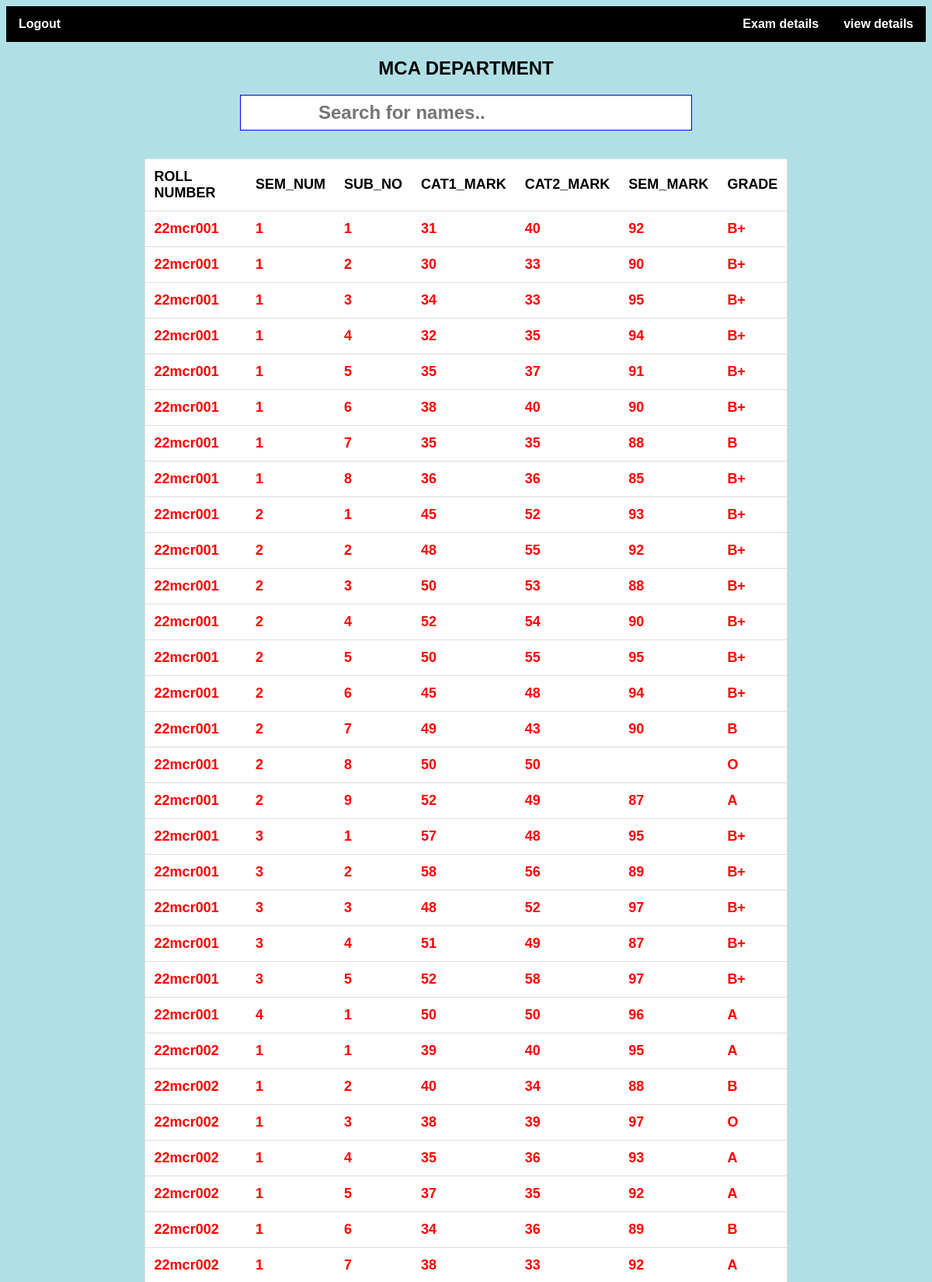
Screenshot of /exam1.php (upper part) with the database file from the repository.
### tables this page shows
CREATE TABLE `grades` (
  `roll_no` varchar(8) NOT NULL,
  `sem_no` int(11) NOT NULL,
  `sub_no` int(11) NOT NULL,
  `cat1_marks` int(11) DEFAULT NULL,
  `cat2_marks` int(11) DEFAULT NULL,
  `sem_marks` int(11) DEFAULT NULL,
  `total` int(11) DEFAULT NULL,
  `grade` varchar(2) DEFAULT NULL
);

### exam1.php (the view, shortened to what this page needs)
<?php
$conn = mysqli_connect("localhost", "root", "", "login");
$sql = " SELECT * FROM grades";
$result = mysqli_query($conn, $sql);
?>
<!DOCTYPE html>
<head>
    <link rel="stylesheet" href="admin_style.css">
</head>
<body>
<div class="navbar">
   <a onclick="sure()"><b>Logout</b></a>
   <div class="dropdown">
      <button class="dropbtn"><b>view details</b></button>
   </div>
  <div class="dropdown">
      <button class="dropbtn"><b>Exam details</b></button>
  </div>
</div>
<section>
        <h1>MCA DEPARTMENT</h1>
        <div class="search">
        <input type="text" id="myInput" onkeyup="myFunction()"
            placeholder="Search for names.." title="Type in a name">
        </div>
        <br></br>
        <table id="myTable">
            <tr>
                <th>ROLL NUMBER</th>
                <th>SEM_NUM</th>
                <th>SUB_NO</th>
                <th>CAT1_MARK</th>
                <th>CAT2_MARK</th>
                <th>SEM_MARK</th>
                <th>GRADE</th>
            </tr>
            <?php
                while($rows=$result->fetch_assoc())
                {
            ?>
            <tr>
                <td><?php echo $rows['roll_no'];?></td>
                <td><?php echo $rows['sem_no'];?></td>
                <td><?php echo $rows['sub_no'];?></td>
                <td><?php echo $rows['cat1_marks'];?></td>
                <td><?php echo $rows['cat2_marks'];?></td>
                <td><?php echo $rows['sem_marks'];?></td>
                <td><?php echo $rows['grade'];?></td>
            </tr>
            <?php
                }
            ?>
        </table>
    </section>
</body>
</html>

### admin_style.css (style rules this page uses)
.navbar { overflow: hidden; background-color: black; font-family: Arial; }
.navbar a { float: right; font-size: 16px; color: white; text-align: center; padding: 14px 16px; text-decoration: none; position: fixed; }
.dropdown { float: right; overflow: hidden; }
.dropdown .dropbtn { font-size: 16px; border: none; outline: none; color: white; padding: 14px 16px; background-color: black; font-family: inherit; margin: 0; }

### exam1.php (style rules this page uses)
h1 { text-align: center; }
body { background:Powderblue; font-family:sans-serif; }
#myInput { width: 100%; height: 20px; border: none; padding: 12px 20px 12px 40px; border: 1px solid blue; padding-left: 100px; padding-right: 80px; margin-bottom: 50px; margin-left: auto; display: block; margin: 0 auto; width:400px; font-size: 150%; font-weight:bold; color:red; }
#myTable { border-collapse: collapse; width: 70%; border: 1px solid #ddd; font-size: 18px; margin-left: auto; margin-right: auto; background-color:white; color:white; }
#myTable th { text-align: left; padding: 12px; color:black; }
#myTable td { text-align: left; padding: 12px; font-weight:bold; font-size:100%; color:red; }
#myTable tr { border-bottom: 1px solid #ddd; }

### rows the page displays
grades: roll_no "22mcr001", sem_no "1", sub_no "1", cat1_marks "31", cat2_marks "40", sem_marks "92", grade "B+"
grades: roll_no "22mcr001", sem_no "1", sub_no "2", cat1_marks "30", cat2_marks "33", sem_marks "90", grade "B+"
grades: roll_no "22mcr001", sem_no "1", sub_no "3", cat1_marks "34", cat2_marks "33", sem_marks "95", grade "B+"
grades: roll_no "22mcr001", sem_no "1", sub_no "4", cat1_marks "32", cat2_marks "35", sem_marks "94", grade "B+"
grades: roll_no "22mcr001", sem_no "1", sub_no "5", cat1_marks "35", cat2_marks "37", sem_marks "91", grade "B+"
grades: roll_no "22mcr001", sem_no "1", sub_no "6", cat1_marks "38", cat2_marks "40", sem_marks "90", grade "B+"
grades: roll_no "22mcr001", sem_no "1", sub_no "7", cat1_marks "35", cat2_marks "35", sem_marks "88", grade "B"
grades: roll_no "22mcr001", sem_no "1", sub_no "8", cat1_marks "36", cat2_marks "36", sem_marks "85", grade "B+"
grades: roll_no "22mcr001", sem_no "2", sub_no "1", cat1_marks "45", cat2_marks "52", sem_marks "93", grade "B+"
grades: roll_no "22mcr001", sem_no "2", sub_no "2", cat1_marks "48", cat2_marks "55", sem_marks "92", grade "B+"
grades: roll_no "22mcr001", sem_no "2", sub_no "3", cat1_marks "50", cat2_marks "53", sem_marks "88", grade "B+"
grades: roll_no "22mcr001", sem_no "2", sub_no "4", cat1_marks "52", cat2_marks "54", sem_marks "90", grade "B+"
grades: roll_no "22mcr001", sem_no "2", sub_no "5", cat1_marks "50", cat2_marks "55", sem_marks "95", grade "B+"
grades: roll_no "22mcr001", sem_no "2", sub_no "6", cat1_marks "45", cat2_marks "48", sem_marks "94", grade "B+"
grades: roll_no "22mcr001", sem_no "2", sub_no "7", cat1_marks "49", cat2_marks "43", sem_marks "90", grade "B"
grades: roll_no "22mcr001", sem_no "2", sub_no "8", cat1_marks "50", cat2_marks "50", grade "O"
grades: roll_no "22mcr001", sem_no "2", sub_no "9", cat1_marks "52", cat2_marks "49", sem_marks "87", grade "A"
grades: roll_no "22mcr001", sem_no "3", sub_no "1", cat1_marks "57", cat2_marks "48", sem_marks "95", grade "B+"
grades: roll_no "22mcr001", sem_no "3", sub_no "2", cat1_marks "58", cat2_marks "56", sem_marks "89", grade "B+"
grades: roll_no "22mcr001", sem_no "3", sub_no "3", cat1_marks "48", cat2_marks "52", sem_marks "97", grade "B+"
grades: roll_no "22mcr001", sem_no "3", sub_no "4", cat1_marks "51", cat2_marks "49", sem_marks "87", grade "B+"
grades: roll_no "22mcr001", sem_no "3", sub_no "5", cat1_marks "52", cat2_marks "58", sem_marks "97", grade "B+"
grades: roll_no "22mcr001", sem_no "4", sub_no "1", cat1_marks "50", cat2_marks "50", sem_marks "96", grade "A"
grades: roll_no "22mcr002", sem_no "1", sub_no "1", cat1_marks "39", cat2_marks "40", sem_marks "95", grade "A"
grades: roll_no "22mcr002", sem_no "1", sub_no "2", cat1_marks "40", cat2_marks "34", sem_marks "88", grade "B"
grades: roll_no "22mcr002", sem_no "1", sub_no "3", cat1_marks "38", cat2_marks "39", sem_marks "97", grade "O"
grades: roll_no "22mcr002", sem_no "1", sub_no "4", cat1_marks "35", cat2_marks "36", sem_marks "93", grade "A"
grades: roll_no "22mcr002", sem_no "1", sub_no "5", cat1_marks "37", cat2_marks "35", sem_marks "92", grade "A"
grades: roll_no "22mcr002", sem_no "1", sub_no "6", cat1_marks "34", cat2_marks "36", sem_marks "89", grade "B"
grades: roll_no "22mcr002", sem_no "1", sub_no "7", cat1_marks "38", cat2_marks "33", sem_marks "92", grade "A"
